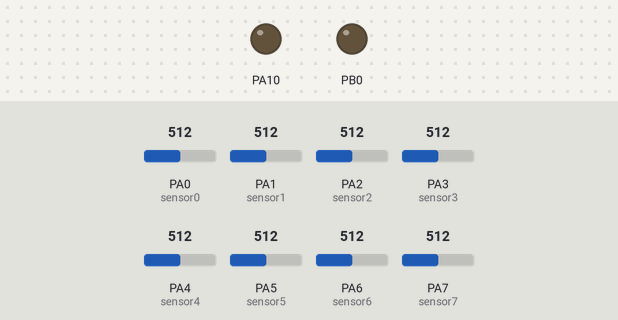
A sketch run on a simulated STM32 Blue Pill. Shown: output pins drawn as LEDs (lit = HIGH). The inputs (shaded band) are chosen by the test bench; at power-on: PA0 (sensor0) = 512, PA1 (sensor1) = 512, PA2 (sensor2) = 512, PA3 (sensor3) = 512, PA4 (sensor4) = 512, PA5 (sensor5) = 512, PA6 (sensor6) = 512, PA7 (sensor7) = 512. What the sketch prints to the serial monitor is not drawn.

Above: at 4.0 s.
At 7.5 s:
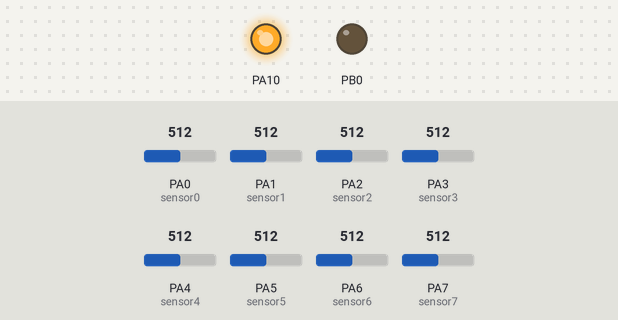
At 12.5 s:
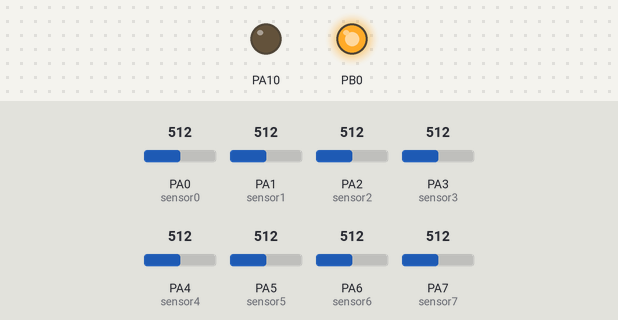
Timing chart, 0 to 16.0 s (numbered marks = the images above):
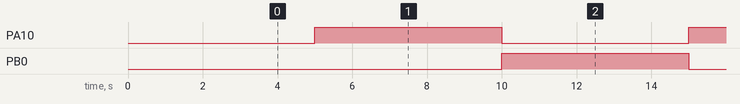

Measured:
- by itself, PA10, PB0: alternates HIGH for 5.0 s and LOW for 5.0 s

The sketch:

coba_milis.ino
```cpp
unsigned long previousMillis = 0;

unsigned long previousMillis2 = 0;

const long interval = 5000;

const long interval2 = 70;

bool fanstate = false;

//int smokeA0 = A0;

int sensor0=PA0;

int sensor1=PA1;

int sensor2=PA2;

int sensor3=PA3;

int sensor4=PA4;

int sensor5=PA5;

int sensor6=PA6;

int sensor7=PA7;

int id=1;

int s0,s1,s2,s3,s4,s5,s6,s7;

void setup() {

  // set the digital pin as output:


  pinMode(PA10, OUTPUT);

  pinMode(PB0, OUTPUT);

//  pinMode(smokeA0, INPUT);

Serial.begin(9600);

delay(3000);

}


void cetak(){

  s0 = analogRead(sensor0);

  s1 = analogRead(sensor1);

  s2 = analogRead(sensor2);

  s3 = analogRead(sensor3);

  s4 = analogRead(sensor4);

  s5 = analogRead(sensor5);

  s6 = analogRead(sensor6);

  s7 = analogRead(sensor7);

  String s ="";

  s += String(s0);

  s += ",";

  s += String(s1);

  s += ",";

  s += String(s2);

  s += ",";

  s += String(s3);

  s += ",";

  s += String(s4);

  s += ",";

  s += String(s5);

  s += ",";

  s += String(s6);

  s += ",";

  s += String(s7);

  Serial.println(s);

}

void loop() {


  unsigned long currentMillis = millis();


  if (currentMillis - previousMillis >= interval) {

    previousMillis = currentMillis;


    // if the LED is off turn it on and vice-versa:

    if (fanstate == false) {

        digitalWrite(PA10, HIGH);   // turn the LED on (HIGH is the voltage level)                    // wait for a second

        digitalWrite(PB0, LOW);    // turn the LED off by making the voltage LOW

        fanstate = true;

    } else {

        digitalWrite(PA10, LOW);   // turn the LED on (HIGH is the voltage level)                    // wait for a second

        digitalWrite(PB0, HIGH);

        fanstate = false;

        id++;

    }


  }


  if (currentMillis - previousMillis2 >= interval2){

    previousMillis2 = currentMillis;

    cetak();

  }

  }
```
